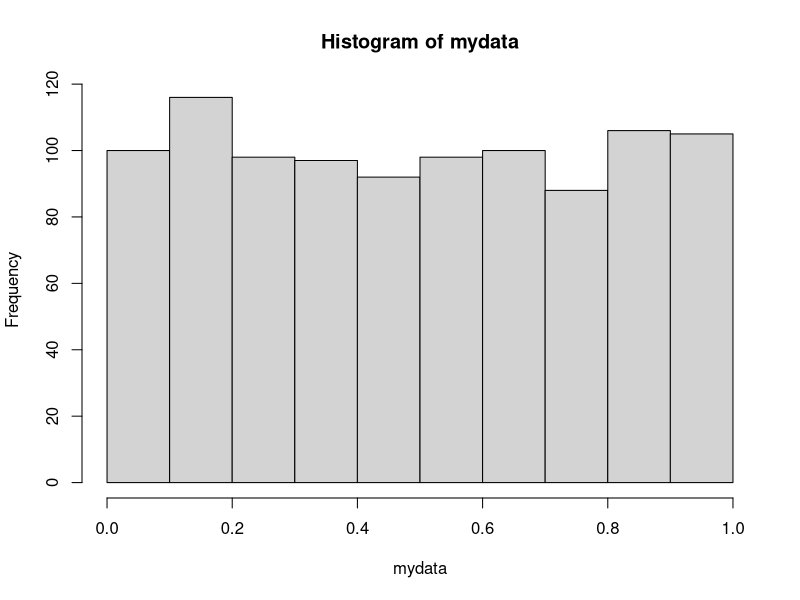
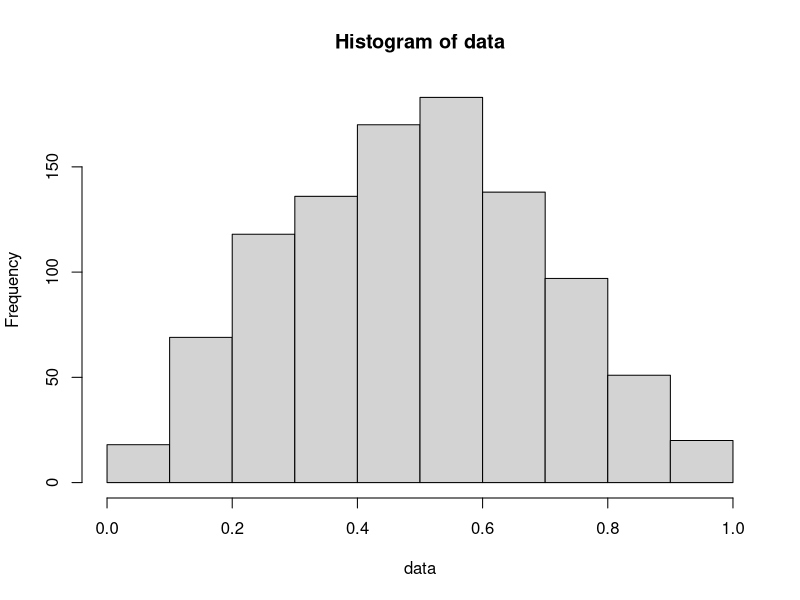

Recreate these plots in R, in order.
# It will genarate uniform distributions 
n<-1
mydata<- rep(0,1000)
for (i in 1:1000){
  x<-runif(n)
  mydata[i]<-mean(x)
}

mydata
hist(mydata)

#It will generate normal distributions 

n<-2
data<- rep(0,1000)

for (i in 1:1000 ){
  x<- runif(n)
  data[i]<-mean(x)
}
data
hist(data)